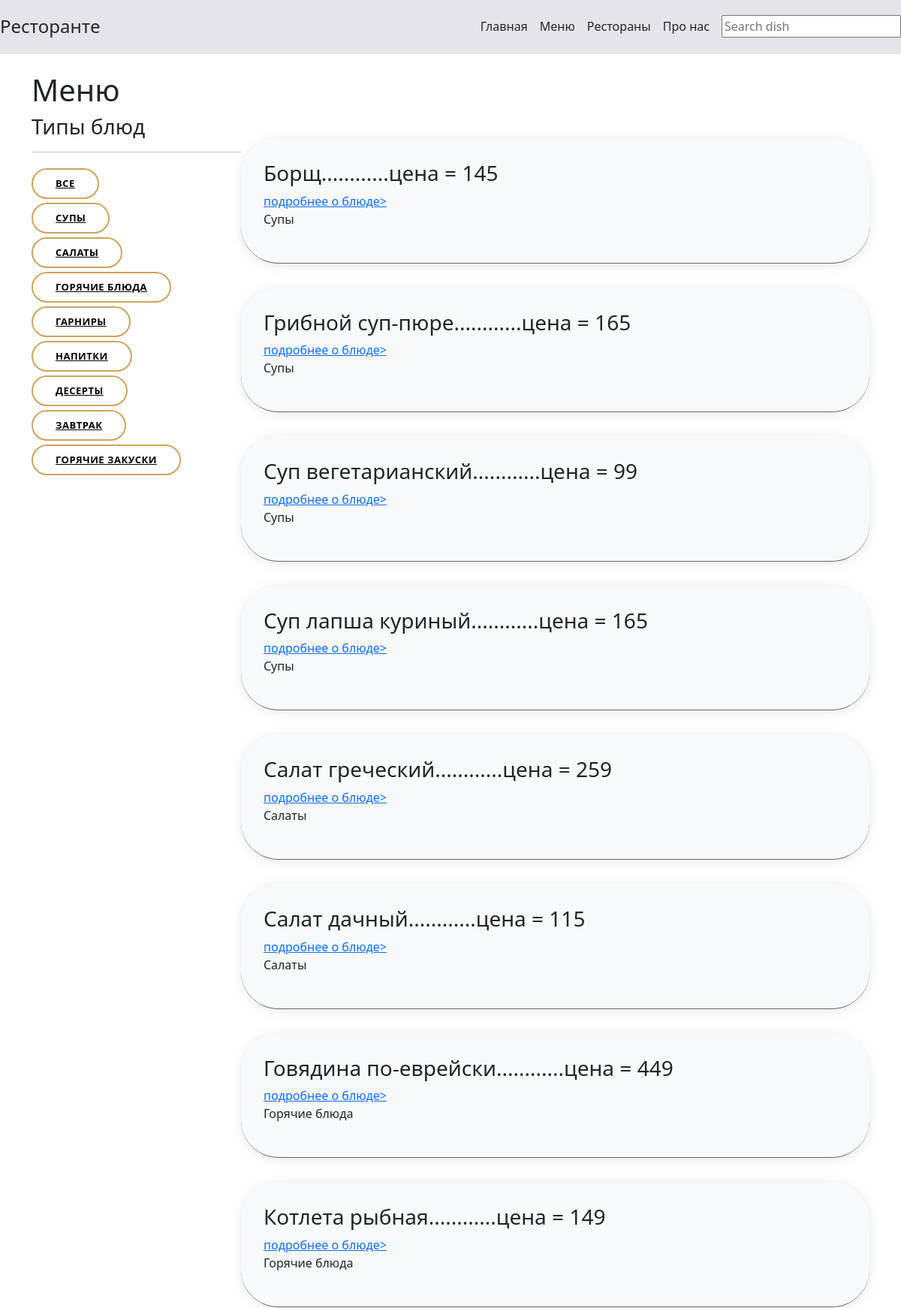
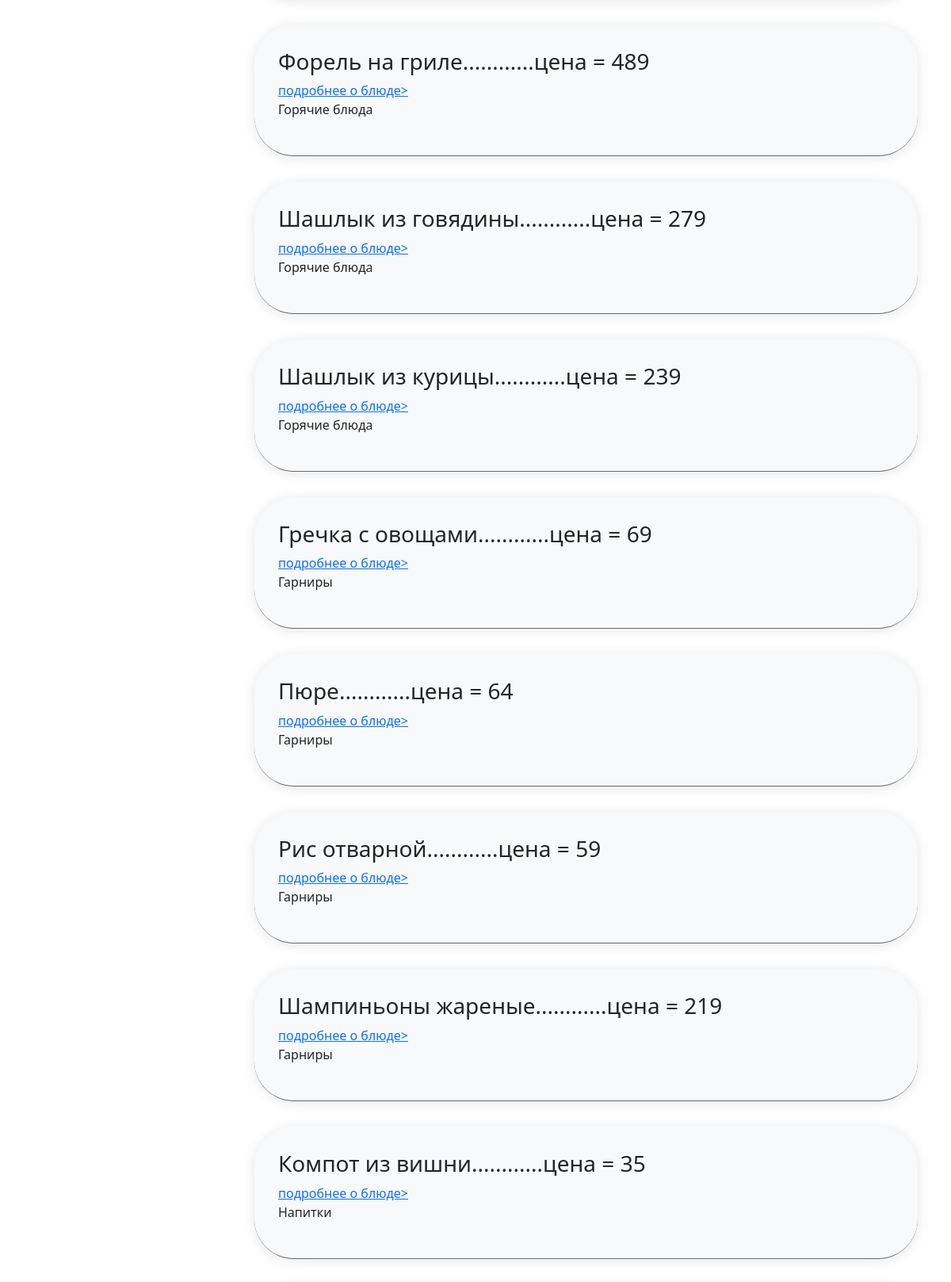
The page /menu (upper part) on the database its author committed (2 pictures, top to bottom).
### app/models.py (models this page shows, shortened)
class DishType(models.Model):
    title = models.CharField(max_length=50, verbose_name="Тип блюда")
    def __str__(self):
        return self.title
    class Meta:
        verbose_name = u"Тип блюда"
        verbose_name_plural = u"Типы блюд"

class MenuItem(models.Model):
    dish = models.OneToOneField('Dish', verbose_name="Блюдо", on_delete=models.CASCADE)
    serving_size = models.CharField(max_length=50, verbose_name="Размер порции")
    price = models.IntegerField(verbose_name="Цена")
    class Meta:
        verbose_name = u"Позиция в меню"
        verbose_name_plural = u"Позиции меню"

class Dish(models.Model):
    title = models.CharField(max_length=50, verbose_name="Название блюда")
    dish_type = models.ForeignKey('DishType', verbose_name="Тип блюда", on_delete=models.SET_NULL, null=True)
    description = models.TextField(verbose_name="Описание блюда", null=True)
    ingredient_list = models.ManyToManyField('Ingredient', verbose_name="Список ингредиентов")
    class Meta:
        verbose_name = u"Блюдо"
        verbose_name_plural = u"Список Блюд"

### app/views.py (the view)
# urls.py: path('menu', views.menu, name='menu'),
def menu(request):
    q = request.GET.get('q') if request.GET.get('q') is not None else ''
    menu_list = MenuItem.objects.filter(
        Q(dish__dish_type__title__icontains=q) |
        Q(dish__title__icontains=q)
    ).order_by('dish__dish_type', 'dish__title')
    dish_types = DishType.objects.all()
    object_type_for_search = 'dish'
    context = {'title': 'Меню', 'menu_list': menu_list, 'dish_types': dish_types,
               'object_type_for_search': object_type_for_search}
    return render(request, 'app/menu.html', context)

### templates/app/menu.html (shortened to what this page needs)
{% extends "app/base.html" %}
{% block search_bar %}
    <form method="get" action={% url 'menu' %}>
        <input type="text" name="q" placeholder="Search {{ object_type_for_search }}"/>
    </form>
{% endblock %}
{% block content %}
    <h1>Меню</h1>
    <div class="home-container">
        <div>
            <h3>Типы блюд</h3>
            <hr>
            <div>
                <a href="{% url 'menu' %}" class="btn-menu">Все</a>
            </div>
            {% for dish_type in dish_types %}
                <div>
                    <a href="{% url 'menu' %}?q={{ dish_type.title }}" class="btn-menu">{{ dish_type.title }}</a>
                </div>
            {% endfor %}
        </div>
        <div>
            <div>
                {% if menu_list %}
                    {% for menu_item in menu_list %}
                        <div class="box">
                            <div>
                                <h3>{{ menu_item.dish.title }}............цена = {{ menu_item.price }}</h3>
                                <a href="{% url 'dish' %}?id={{ menu_item.dish.pk }}">подробнее о блюде></a>
                            </div>
                            <p>{{ menu_item.dish.dish_type }}</p>
                        </div>
                    {% endfor %}
                {% else %}
                    <p>Нет записей</p>
                {% endif %}
            </div>
        </div>
    </div>
{% endblock %}

### templates/app/menu.html (style rules this page uses)
.home-container { display: grid; grid-template-columns: 1fr 3fr; }
.box { margin-top: 32px; padding: 30px 30px; box-shadow: 0px 2px 15px rgb(0 0 0 / 10%); transition: all ease-in-out 0.3s; background: #f8f9fa; border-bottom: 1px solid rgba(12, 11, 9, 0.6); top: 40px; border-radius: 50px }
.btn-menu, .btn-book { font-weight: 600; font-size: 13px; letter-spacing: 0.5px; text-transform: uppercase; display: inline-block; padding: 12px 30px; border-radius: 50px; transition: 0.3s; line-height: 1; color: black; border: 2px solid #cda45e; margin-top: 5px; }

### rows shown on the page
DishType: title "СУПЫ"
DishType: title "САЛАТЫ"
DishType: title "ГОРЯЧИЕ БЛЮДА"
DishType: title "ГАРНИРЫ"
DishType: title "НАПИТКИ"
DishType: title "ДЕСЕРТЫ"
DishType: title "ЗАВТРАК"
DishType: title "ГОРЯЧИЕ ЗАКУСКИ"
MenuItem: dish "Борщ", price "145", dish.dish_type "Супы"
MenuItem: dish "Грибной суп-пюре", price "165", dish.dish_type "Супы"
MenuItem: dish "Суп вегетарианский", price "99", dish.dish_type "Супы"
MenuItem: dish "Суп лапша куриный", price "165", dish.dish_type "Супы"
MenuItem: dish "Салат греческий", price "259", dish.dish_type "Салаты"
MenuItem: dish "Салат дачный", price "115", dish.dish_type "Салаты"
MenuItem: dish "Говядина по-еврейски", price "449", dish.dish_type "Горячие блюда"
MenuItem: dish "Котлета рыбная", price "149", dish.dish_type "Горячие блюда"
MenuItem: dish "Форель на гриле", price "489", dish.dish_type "Горячие блюда"
MenuItem: dish "Шашлык из говядины", price "279", dish.dish_type "Горячие блюда"
MenuItem: dish "Шашлык из курицы", price "239", dish.dish_type "Горячие блюда"
MenuItem: dish "Гречка с овощами", price "69", dish.dish_type "Гарниры"
MenuItem: dish "Пюре", price "64", dish.dish_type "Гарниры"
MenuItem: dish "Рис отварной", price "59", dish.dish_type "Гарниры"
MenuItem: dish "Шампиньоны жареные", price "219", dish.dish_type "Гарниры"
MenuItem: dish "Компот из вишни", price "35", dish.dish_type "Напитки"
